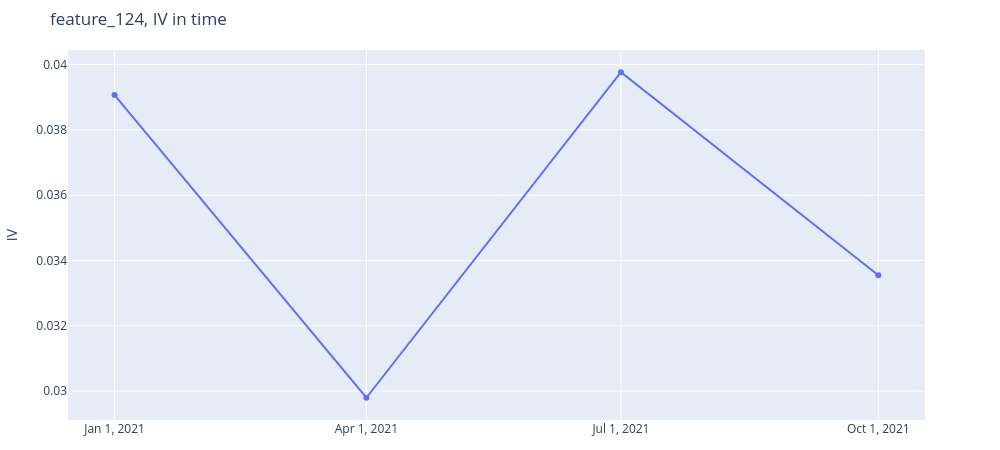
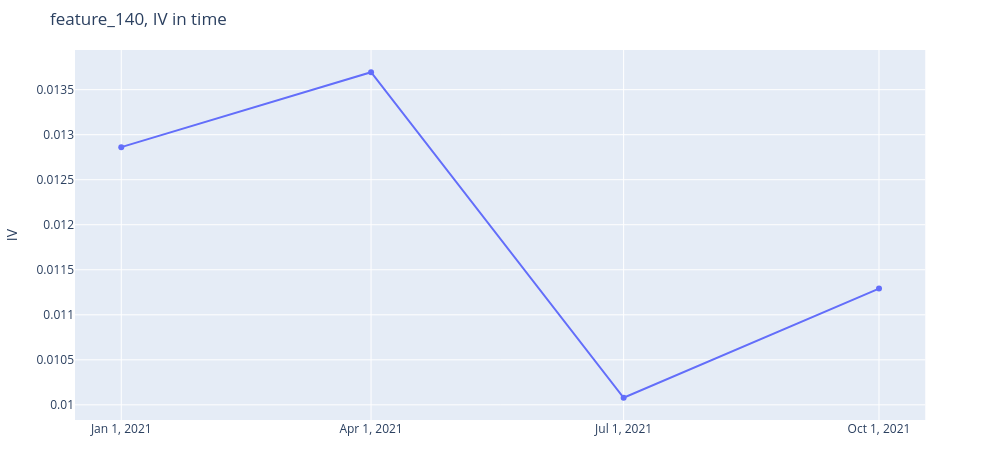
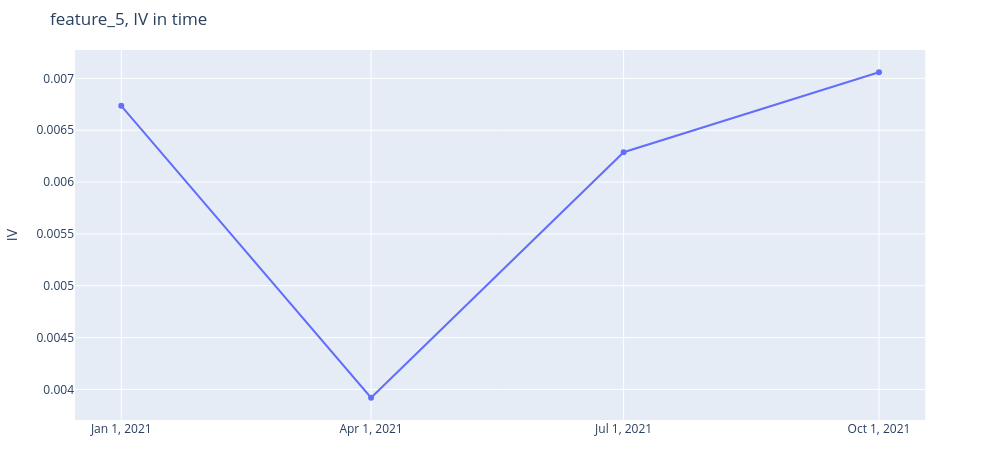
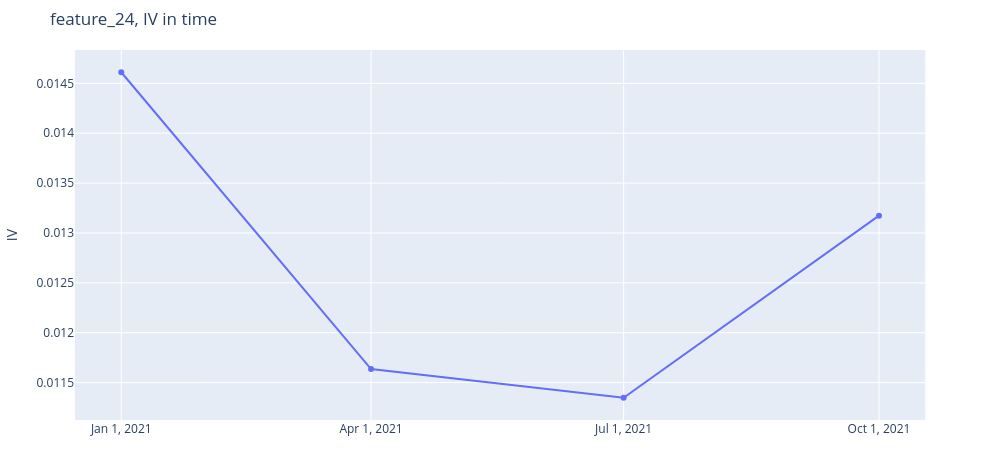

Source (notebook cell) for these figures, in order:
### Code cell
for feature in top_15_features: 
    plot_metric_time(train_data_df[feature], target_train, train_data_df['quarter'])

### Figure 1 — Plotly figure (JSON) as saved in the notebook; plotly's stock layout.template omitted (floating-point values rounded to 4 significant figures)
{"data": [{"mode": "markers+lines", "name": "feature_124", "type": "scatter", "x": ["2021-01-01T00:00:00", "2021-04-01T00:00:00", "2021-07-01T00:00:00", "2021-10-01T00:00:00"], "y": [0.03907, 0.0298, 0.03977, 0.03355]}], "layout": {"height": 450, "margin": {"b": 30, "l": 30, "r": 30, "t": 50}, "title": {"text": "feature_124, IV in time"}, "width": 1000, "xaxis": {"domain": [0, 0.95], "showgrid": true, "tickvals": ["2021-01-01T00:00:00", "2021-04-01T00:00:00", "2021-07-01T00:00:00", "2021-10-01T00:00:00"]}, "yaxis": {"title": {"text": "IV"}}}}

### Figure 2 — Plotly figure (JSON) as saved in the notebook; plotly's stock layout.template omitted (floating-point values rounded to 4 significant figures)
{"data": [{"mode": "markers+lines", "name": "feature_140", "type": "scatter", "x": ["2021-01-01T00:00:00", "2021-04-01T00:00:00", "2021-07-01T00:00:00", "2021-10-01T00:00:00"], "y": [0.01286, 0.01369, 0.01008, 0.01129]}], "layout": {"height": 450, "margin": {"b": 30, "l": 30, "r": 30, "t": 50}, "title": {"text": "feature_140, IV in time"}, "width": 1000, "xaxis": {"domain": [0, 0.95], "showgrid": true, "tickvals": ["2021-01-01T00:00:00", "2021-04-01T00:00:00", "2021-07-01T00:00:00", "2021-10-01T00:00:00"]}, "yaxis": {"title": {"text": "IV"}}}}

### Figure 3 — Plotly figure (JSON) as saved in the notebook; plotly's stock layout.template omitted (floating-point values rounded to 4 significant figures)
{"data": [{"mode": "markers+lines", "name": "feature_5", "type": "scatter", "x": ["2021-01-01T00:00:00", "2021-04-01T00:00:00", "2021-07-01T00:00:00", "2021-10-01T00:00:00"], "y": [0.006735, 0.00392, 0.006288, 0.007059]}], "layout": {"height": 450, "margin": {"b": 30, "l": 30, "r": 30, "t": 50}, "title": {"text": "feature_5, IV in time"}, "width": 1000, "xaxis": {"domain": [0, 0.95], "showgrid": true, "tickvals": ["2021-01-01T00:00:00", "2021-04-01T00:00:00", "2021-07-01T00:00:00", "2021-10-01T00:00:00"]}, "yaxis": {"title": {"text": "IV"}}}}

### Figure 4 — Plotly figure (JSON) as saved in the notebook; plotly's stock layout.template omitted (floating-point values rounded to 4 significant figures)
{"data": [{"mode": "markers+lines", "name": "feature_24", "type": "scatter", "x": ["2021-01-01T00:00:00", "2021-04-01T00:00:00", "2021-07-01T00:00:00", "2021-10-01T00:00:00"], "y": [0.01461, 0.01164, 0.01135, 0.01317]}], "layout": {"height": 450, "margin": {"b": 30, "l": 30, "r": 30, "t": 50}, "title": {"text": "feature_24, IV in time"}, "width": 1000, "xaxis": {"domain": [0, 0.95], "showgrid": true, "tickvals": ["2021-01-01T00:00:00", "2021-04-01T00:00:00", "2021-07-01T00:00:00", "2021-10-01T00:00:00"]}, "yaxis": {"title": {"text": "IV"}}}}
